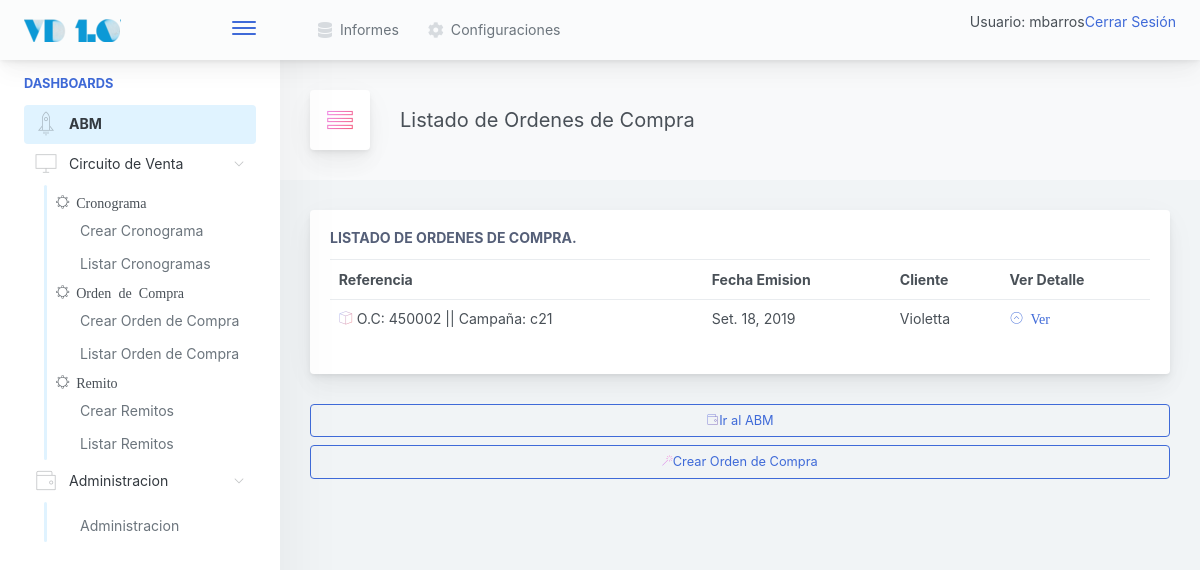
The app's page /venta/ordencompra/listar/ (signed in), older data.
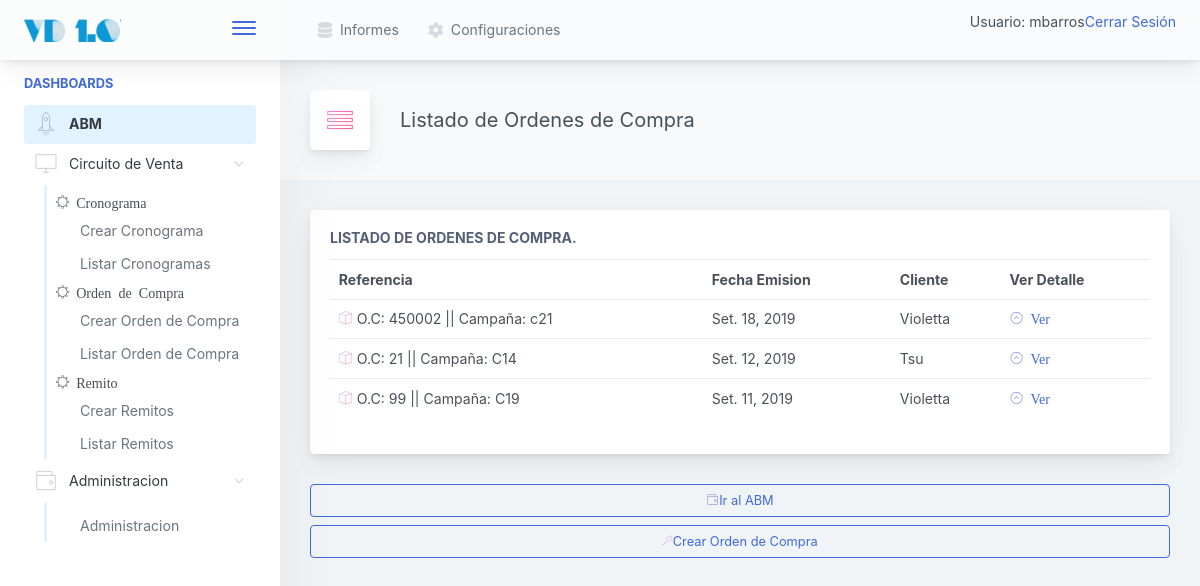
The same page, newer data.
### venta/models.py (models this page shows)
class OrdenCompra(models.Model):
	referencia_externa 	= models.CharField(max_length=20, unique=True)
	cliente 			= models.ForeignKey(Cliente, null=False, blank=False, on_delete=models.CASCADE)
	cronograma 			= models.ForeignKey(Cronograma, null=False, blank=False, on_delete=models.CASCADE)
	fecha_emision 		= models.DateField(null=True, blank=True)
	def __str__(self):
		return "O.C: " + self.referencia_externa + " || Campaña: " + str(self.cronograma)

class Cronograma(models.Model):
	nombre  		= models.CharField(max_length=20, unique=True)
	cliente 		= models.ForeignKey(Cliente, null=False, blank=False, on_delete=models.CASCADE)
	fecha_inicio 	= models.DateField(null=True, blank=True)
	def __str__(self):
		return self.nombre

### gral/models.py (models this page shows)
class Cliente(models.Model):
    razon_social      = models.CharField(max_length=150, unique=True)
    nombre_corto      = models.CharField(max_length=25, unique=True)
    cuit              = models.CharField(max_length=15, unique=True)
    direccion_fiscal  = models.CharField(max_length=250)
    direccion_entrega = models.CharField(max_length=250)
    condicion_iva     = models.CharField(max_length=100, blank=False, default='Responsable Inscripto')
    observaciones     = models.TextField(blank=True)
    def __str__(self):
        return self.nombre_corto

### venta/views.py (the view)
# urls.py: path('ordencompra/listar/', OrdenCompraList.as_view(), name='OrdenCompraList'),
class OrdenCompraList(LoginRequiredMixin, ListView):
	model = OrdenCompra

### inicio/templates/venta/ordencompra_list.html
{% extends '../base.html' %}
{%  block cuerpo %}
<div class="app-page-title">
<div class="page-title-heading">
   <div class="page-title-icon">
                                        <i class="pe-7s-menu icon-gradient bg-ripe-malin">
                                        </i>
                                    </div>
<div>Listado de Ordenes de Compra</div>
                                    </div>
</div>
    {% if object_list %}
<div class="main-card mb-3 card">
	<div class="card-body">
	<h5 class="card-title">Listado de Ordenes de Compra.</h5>
		<table class="table table-hover table-fixed">
		  <tr>
		    <th>Referencia</th>
		    <th>Fecha Emision</th>
		    <th>Cliente</th>
		    <th>Ver Detalle</th>
		  </tr>
		      {% for ordencompra in object_list %}
		   <tr>
		      <td><i class="pe-7s-box2 icon-gradient bg-amy-crisp">
		        </i>
		        {{ordencompra}}
		      </td>
		      <td>
		        {{ordencompra.fecha_emision }}
		      </td>
		      <td>
		        {{ordencompra.cliente}}
		      </td>
		      <td>
			      <a href="{% url 'venta:OrdenCompraDetail' pk=ordencompra.id %}">
			      	<i class="pe-7s-angle-up-circle">
			      			Ver
			      	</i>
			      </a>
		      </td>
		    </tr>
		      {% endfor %}
		    {% else %}
		      <p>No hay registros para mostrar.</p>
		    {% endif %}
		</table>
	</div>
</div>
<a href="{% url 'inicio:abm' %}">
<button class="mb-2 mr-2 btn-transition btn btn-outline-primary btn-block">
		<i class="pe-7s-wallet icon-gradient bg-plum-plate"></i>Ir al ABM
</button>
</a>
<a href="{% url 'venta:CronogramaCreate' %}">
<button class="mb-2 mr-2 btn-transition btn btn-outline-primary btn-block">
		<i class="pe-7s-magic-wand icon-gradient bg-mixed-hopes"></i>Crear Orden de Compra
</button>
</a>
{% endblock %}

Row changes from the older to the newer data that the page shows:
added OrdenCompra: referencia_externa+cronograma "O.C: 21 || Campaña: C14", fecha_emision "Set. 12, 2019", cliente "Tsu"
added OrdenCompra: referencia_externa+cronograma "O.C: 99 || Campaña: C19", fecha_emision "Set. 11, 2019", cliente "Violetta"
